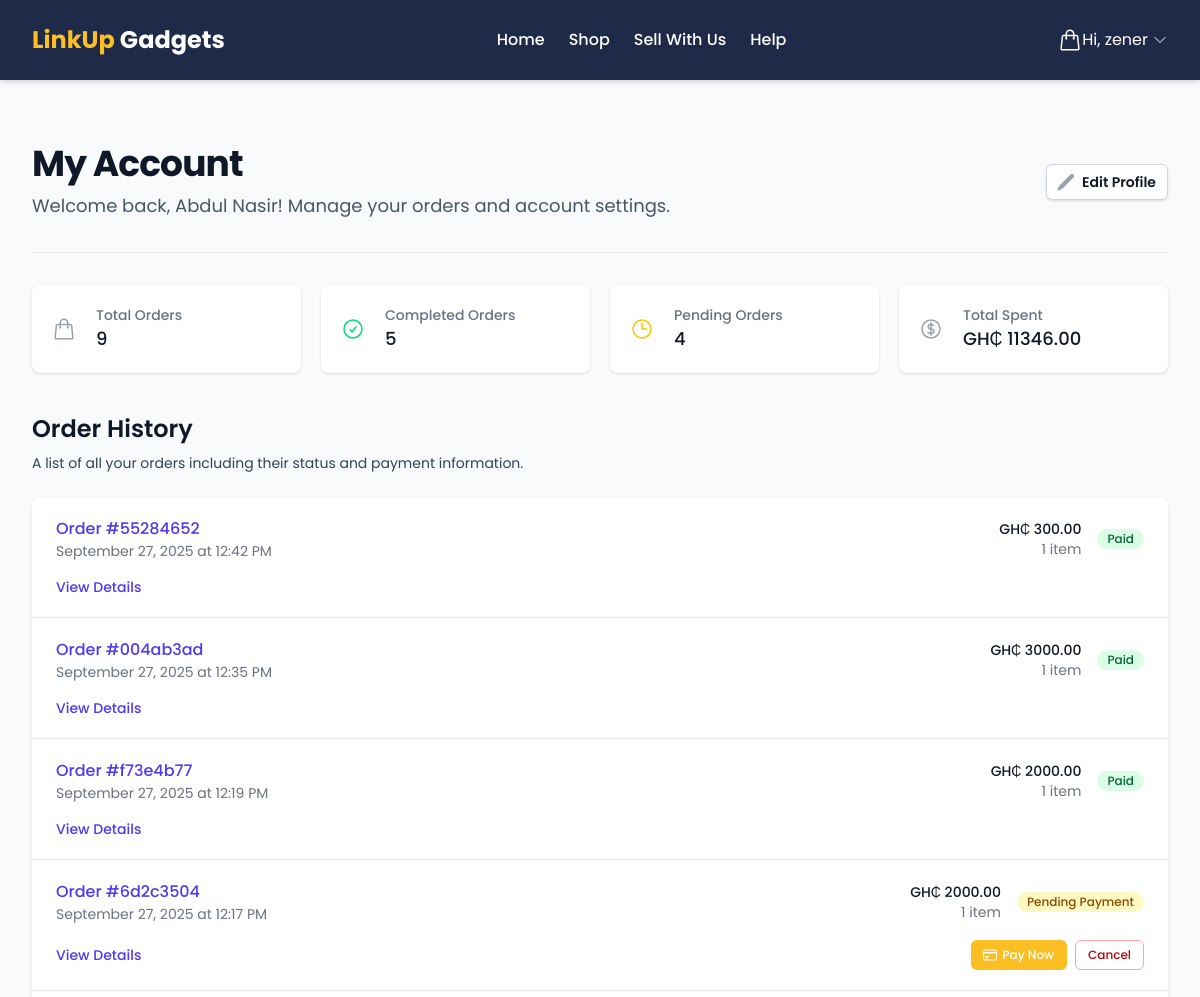
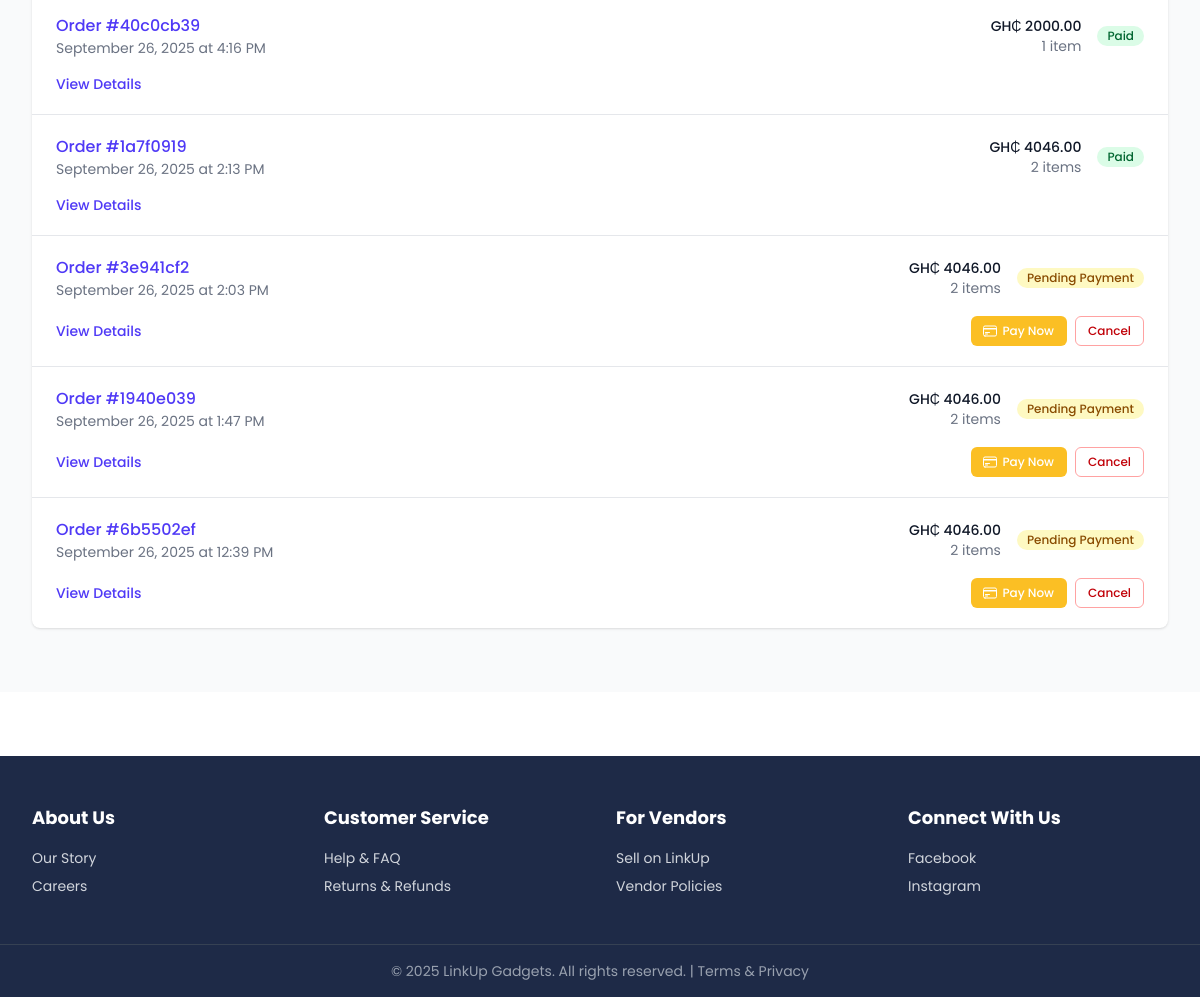
/accounts/profile/ (signed in), run on the app's committed database (2 pictures, top to bottom).
### orders/models.py (models this page shows, shortened)
class Order(models.Model):
    STATUS_CHOICES = [
        ('pending', 'Pending Payment'),
        ('paid', 'Paid'),
        ('processing', 'Processing'),
        ('shipped', 'Shipped'),
        ('delivered', 'Delivered'),
        ('cancelled', 'Cancelled'),
        ('refunded', 'Refunded'),
    ]
    id = models.UUIDField(primary_key=True, default=uuid.uuid4, editable=False)
    user = models.ForeignKey(User, on_delete=models.SET_NULL, blank=True, null=True, related_name='orders')
    full_name = models.CharField(max_length=255)
    email = models.EmailField()
    phone = models.CharField(max_length=20)
    address = models.CharField(max_length=255)
    city = models.CharField(max_length=100)
    created_at = models.DateTimeField(auto_now_add=True)
    updated_at = models.DateTimeField(auto_now=True)
    total_paid = models.DecimalField(max_digits=10, decimal_places=2)
    paid = models.BooleanField(default=False)
    status = models.CharField(max_length=20, choices=STATUS_CHOICES, default='pending')
    paystack_reference = models.CharField(max_length=100, blank=True)
    class Meta:
        ordering = ('-created_at',)

### accounts/views.py (the view)
# urls.py: path('profile/', views.customer_profile, name='profile'),
@login_required
def customer_profile(request):
    orders = Order.objects.filter(user=request.user).order_by('-created_at')
    total_orders = orders.count()
    completed_orders = orders.filter(paid=True).count()
    pending_orders = orders.filter(paid=False).count()
    total_spent = 0
    for order in orders.filter(paid=True):
        total_spent += float(order.total_paid)
    context = {
        'orders': orders,
        'total_orders': total_orders,
        'completed_orders': completed_orders,
        'pending_orders': pending_orders,
        'total_spent': total_spent,
    }
    return render(request, 'accounts/profile.html', context)

### templates/accounts/profile.html (shortened to what this page needs)
{% extends 'base.html' %}
{% load account_extras %}
{% block content %}
<div class="bg-gray-50 min-h-screen">
    <div class="max-w-7xl mx-auto py-16 px-4 sm:px-6 lg:px-8">
        <div class="pb-8 border-b border-gray-200 sm:flex sm:items-center sm:justify-between">
            <div>
                <h1 class="text-4xl font-bold tracking-tight text-gray-900">My Account</h1>
                <p class="mt-2 text-lg text-gray-600">
                    Welcome back, {{ user.first_name|default:user.username }}! Manage your orders and account settings.
                </p>
            </div>
            <div class="mt-3 sm:ml-4 sm:mt-0">
                <a href="{% url 'accounts:edit_profile' %}" class="inline-flex items-center rounded-md bg-white px-3 py-2 text-sm font-semibold text-gray-900 shadow-sm ring-1 ring-inset ring-gray-300 hover:bg-gray-50">
                    <svg class="-ml-0.5 mr-1.5 h-5 w-5 text-gray-400" viewBox="0 0 20 20" fill="currentColor" aria-hidden="true">
                      <path d="M2.695 14.763l-1.262 3.154a.5.5 0 00.65.65l3.155-1.262a4 4 0 001.343-.885L17.5 5.5a2.121 2.121 0 00-3-3L3.58 13.42a4 4 0 00-.885 1.343z" />
                    </svg>
                    Edit Profile
                </a>
            </div>
        </div>
        <div class="mt-8 grid grid-cols-1 gap-5 sm:grid-cols-2 lg:grid-cols-4">
            <div class="bg-white overflow-hidden shadow rounded-lg">
                <div class="p-5">
                    <div class="flex items-center">
                        <div class="flex-shrink-0">
                        </div>
                        <div class="ml-5 w-0 flex-1">
                            <dl>
                                <dt class="text-sm font-medium text-gray-500 truncate">Total Orders</dt>
                                <dd class="text-lg font-medium text-gray-900">{{ total_orders }}</dd>
                            </dl>
                        </div>
                    </div>
                </div>
            </div>
            <div class="bg-white overflow-hidden shadow rounded-lg">
                <div class="p-5">
                    <div class="flex items-center">
                        <div class="flex-shrink-0">
                            <svg class="h-6 w-6 text-green-400" fill="none" viewBox="0 0 24 24" stroke-width="1.5" stroke="currentColor">
                                <path stroke-linecap="round" stroke-linejoin="round" d="M9 12.75L11.25 15 15 9.75M21 12a9 9 0 11-18 0 9 9 0 0118 0z" />
                            </svg>
                        </div>
                        <div class="ml-5 w-0 flex-1">
                            <dl>
                                <dt class="text-sm font-medium text-gray-500 truncate">Completed Orders</dt>
                                <dd class="text-lg font-medium text-gray-900">{{ completed_orders }}</dd>
                            </dl>
                        </div>
                    </div>
                </div>
            </div>
            <div class="bg-white overflow-hidden shadow rounded-lg">
                <div class="p-5">
                    <div class="flex items-center">
                        <div class="flex-shrink-0">
                            <svg class="h-6 w-6 text-yellow-400" fill="none" viewBox="0 0 24 24" stroke-width="1.5" stroke="currentColor">
                                <path stroke-linecap="round" stroke-linejoin="round" d="M12 6v6h4.5m4.5 0a9 9 0 11-18 0 9 9 0 0118 0z" />
                            </svg>
                        </div>
                        <div class="ml-5 w-0 flex-1">
                            <dl>
                                <dt class="text-sm font-medium text-gray-500 truncate">Pending Orders</dt>
                                <dd class="text-lg font-medium text-gray-900">{{ pending_orders }}</dd>
                            </dl>
                        </div>
                    </div>
                </div>
            </div>
            <div class="bg-white overflow-hidden shadow rounded-lg">
                <div class="p-5">
                    <div class="flex items-center">
                        <div class="flex-shrink-0">
                        </div>
                        <div class="ml-5 w-0 flex-1">
                            <dl>
                                <dt class="text-sm font-medium text-gray-500 truncate">Total Spent</dt>
                                <dd class="text-lg font-medium text-gray-900">GH₵ {{ total_spent|currency }}</dd>
                            </dl>
                        </div>
                    </div>
                </div>
            </div>
        </div>
        <div class="mt-10">
            <div class="sm:flex sm:items-center">
                <div class="sm:flex-auto">
                    <h2 class="text-2xl font-semibold text-gray-900">Order History</h2>
                    <p class="mt-2 text-sm text-gray-700">A list of all your orders including their status and payment information.</p>
                </div>
            </div>
            <div class="mt-6 bg-white shadow overflow-hidden sm:rounded-lg">
                <ul role="list" class="divide-y divide-gray-200">
                    {% for order in orders %}
                        <li class="hover:bg-gray-50 transition">
                            <div class="px-4 py-5 sm:px-6">
                                <div class="flex items-center justify-between">
                                    <div class="flex items-center space-x-4">
                                        <div>
                                            <p class="text-base font-medium text-indigo-600">
                                                Order #{{ order.id|format_order_id }}
                                            </p>
                                            <p class="text-sm text-gray-500">
                                                {{ order.created_at|date:"F j, Y \a\t g:i A" }}
                                            </p>
                                        </div>
                                    </div>
                                    <div class="flex items-center space-x-4">
                                        <div class="text-right">
                                            <p class="text-sm font-medium text-gray-900">GH₵ {{ order.total_paid }}</p>
                                            <p class="text-sm text-gray-500">{{ order.items.count }} item{{ order.items.count|pluralize }}</p>
                                        </div>
                                        <div class="flex flex-col space-y-2">
                                            {% if order.paid %}
                                                {% if order.status == 'processing' %}
                                                    <span class="inline-flex items-center px-2.5 py-0.5 rounded-full text-xs font-medium bg-blue-100 text-blue-800">
                                                        Processing
                                                    </span>
                                                {% elif order.status == 'shipped' %}
                                                    <span class="inline-flex items-center px-2.5 py-0.5 rounded-full text-xs font-medium bg-purple-100 text-purple-800">
                                                        Shipped
                                                    </span>
                                                {% elif order.status == 'delivered' %}
                                                    <span class="inline-flex items-center px-2.5 py-0.5 rounded-full text-xs font-medium bg-green-100 text-green-800">
                                                        Delivered
                                                    </span>
                                                {% elif order.status == 'cancelled' %}
                                                    <span class="inline-flex items-center px-2.5 py-0.5 rounded-full text-xs font-medium bg-red-100 text-red-800">
                                                        Cancelled
                                                    </span>
                                                {% else %}
                                                    <span class="inline-flex items-center px-2.5 py-0.5 rounded-full text-xs font-medium bg-green-100 text-green-800">
                                                        Paid
                                                    </span>
                                                {% endif %}
                                            {% else %}
                                                <span class="inline-flex items-center px-2.5 py-0.5 rounded-full text-xs font-medium bg-yellow-100 text-yellow-800">
                                                    Pending Payment
                                                </span>
                                            {% endif %}
                                        </div>
                                    </div>
                                </div>
                                <div class="mt-4 flex items-center justify-between">
                                    <div class="flex items-center space-x-2">
                                        <a href="{% url 'accounts:order_detail' order.id %}" class="text-sm text-indigo-600 hover:text-indigo-500 font-medium">
                                            View Details
                                        </a>
                                    </div>
                                    <div class="flex items-center space-x-2">
                                        {% if not order.paid %}
                                            <form action="{% url 'payment:retry_payment' order.id %}" method="post" class="inline">
                                                <button type="submit" class="inline-flex items-center px-3 py-1.5 border border-transparent text-xs font-medium rounded-md text-white bg-[#FBBF24] hover:bg-yellow-500 focus:outline-none focus:ring-2 focus:ring-offset-2 focus:ring-yellow-500">
                                                    Pay Now
                                                </button>
                                            </form>
                                            <a href="{% url 'accounts:delete_order' order.id %}" class="inline-flex items-center px-3 py-1.5 border border-red-300 text-xs font-medium rounded-md text-red-700 bg-white hover:bg-red-50 focus:outline-none focus:ring-2 focus:ring-offset-2 focus:ring-red-500">
                                                Cancel
                                            </a>
                                        {% endif %}
                                    </div>
                                </div>
                            </div>
                        </li>
                    {% endfor %}
                </ul>
            </div>
        </div>
    </div>
</div>
{% endblock %}

### templates/base.html (shortened to what this page needs)
{% load static tailwind_tags %}
<!DOCTYPE html>
<html lang="en">
<head>
  {% tailwind_css %}
</head>
<body class="bg-white text-gray-800">
  <header class="bg-[#1E2A47] text-white sticky top-0 z-50 shadow-md" x-data="{ mobileMenuOpen: false }">
    <nav class="max-w-7xl mx-auto px-4 sm:px-6 lg:px-8">
      <div class="flex items-center justify-between h-20">
        <div class="flex items-center">
          <a href="{% url 'index' %}" class="text-2xl font-bold">
            <span class="text-[#FBBF24]">LinkUp</span> Gadgets
          </a>
        </div>
        <div class="hidden md:flex items-center space-x-6">
          <a href="{% url 'index' %}" class="hover:text-[#FBBF24] transition font-medium">Home</a>
          <a href="{% url 'shop:shop_view' %}" class="hover:text-[#FBBF24] transition font-medium">Shop</a>
          <a href="{% url 'accounts:register' %}" class="hover:text-[#FBBF24] transition font-medium">Sell With Us</a>
          <a href="{% url 'faq' %}" class="hover:text-[#FBBF24] transition font-medium">Help</a>
        </div>
        <div class="hidden md:flex items-center space-x-4">
          <a href="{% url 'cart:cart_detail' %}" class="group -m-2 flex items-center p-2">
            <div class="relative">
            </div>
          </a>
          {% if user.is_authenticated %}
          <div class="relative" x-data="{ open: false }" @click.away="open = false">
            <button @click="open = !open" class="flex items-center space-x-1 hover:text-[#FBBF24] transition">
              <span>Hi, {{ user.username }}</span>
              <svg class="w-4 h-4" fill="none" viewBox="0 0 24 24" stroke-width="1.5" stroke="currentColor">
                <path stroke-linecap="round" stroke-linejoin="round" d="m19.5 8.25-7.5 7.5-7.5-7.5" />
              </svg>
            </button>
          </div>
          {% endif %}
        </div>
      </div>
    </nav>
  </header>
  <main>
    {% block content %}{% endblock %}
  </main>
  <footer class="bg-[#1E2A47] text-white mt-16">
    <div class="max-w-7xl mx-auto py-12 px-4 sm:px-6 lg:px-8 grid grid-cols-2 md:grid-cols-4 gap-8">
      <div>
        <h3 class="font-bold text-lg">About Us</h3>
        <ul class="mt-4 space-y-2 text-sm text-gray-300">
          <li>
            <a href="{% url 'about' %}" class="hover:text-white">Our Story</a>
          </li>
          <li><a href="#" class="hover:text-white">Careers</a></li>
        </ul>
      </div>
      <div>
        <h3 class="font-bold text-lg">Customer Service</h3>
        <ul class="mt-4 space-y-2 text-sm text-gray-300">
          <li><a href="{% url 'faq' %}" class="hover:text-white">Help & FAQ</a></li>
          <li><a href="#" class="hover:text-white">Returns & Refunds</a></li>
        </ul>
      </div>
      <div>
        <h3 class="font-bold text-lg">For Vendors</h3>
        <ul class="mt-4 space-y-2 text-sm text-gray-300">
          <li>
            <a href="{% url 'accounts:register' %}" class="hover:text-white">Sell on LinkUp</a>
          </li>
          <li>
            <a href="{% url 'vendor_policies' %}" class="hover:text-white">Vendor Policies</a>
          </li>
        </ul>
      </div>
      <div>
        <h3 class="font-bold text-lg">Connect With Us</h3>
        <ul class="mt-4 space-y-2 text-sm text-gray-300">
          <li><a href="#" class="hover:text-white">Facebook</a></li>
          <li><a href="#" class="hover:text-white">Instagram</a></li>
        </ul>
      </div>
    </div>
    <div class="max-w-7xl mx-auto py-4 px-4 sm:px-6 lg:px-8 border-t border-gray-700 text-center text-sm text-gray-400">
      &copy; {% now "Y" %} LinkUp Gadgets. All rights reserved. |
      <a href="{% url 'terms' %}" class="hover:text-white">Terms & Privacy</a>
    </div>
  </footer>
</body>
</html>

### data on the page
Order: id "55284652", created_at "September 27, 2025 at 12:42 PM", total_paid "300.00", items.count "1", paid "Paid"
Order: id "004ab3ad", created_at "September 27, 2025 at 12:35 PM", total_paid "3000.00", items.count "1", paid "Paid"
Order: id "f73e4b77", created_at "September 27, 2025 at 12:19 PM", total_paid "2000.00", items.count "1", paid "Paid"
Order: id "6d2c3504", created_at "September 27, 2025 at 12:17 PM", total_paid "2000.00", items.count "1", paid "Pending Payment"
Order: id "40c0cb39", created_at "September 26, 2025 at 4:16 PM", total_paid "2000.00", items.count "1", paid "Paid"
Order: id "1a7f0919", created_at "September 26, 2025 at 2:13 PM", total_paid "4046.00", items.count "2", paid "Paid"
Order: id "3e941cf2", created_at "September 26, 2025 at 2:03 PM", total_paid "4046.00", items.count "2", paid "Pending Payment"
Order: id "1940e039", created_at "September 26, 2025 at 1:47 PM", total_paid "4046.00", items.count "2", paid "Pending Payment"
Order: id "6b5502ef", created_at "September 26, 2025 at 12:39 PM", total_paid "4046.00", items.count "2", paid "Pending Payment"

### other printed values
{{ user.username }} "zener"
{{ user.first_name|default:user.username }} "Abdul Nasir"
{{ total_orders }} "9"
{{ completed_orders }} "5"
{{ pending_orders }} "4"
{{ total_spent|currency }} "11346.00"
